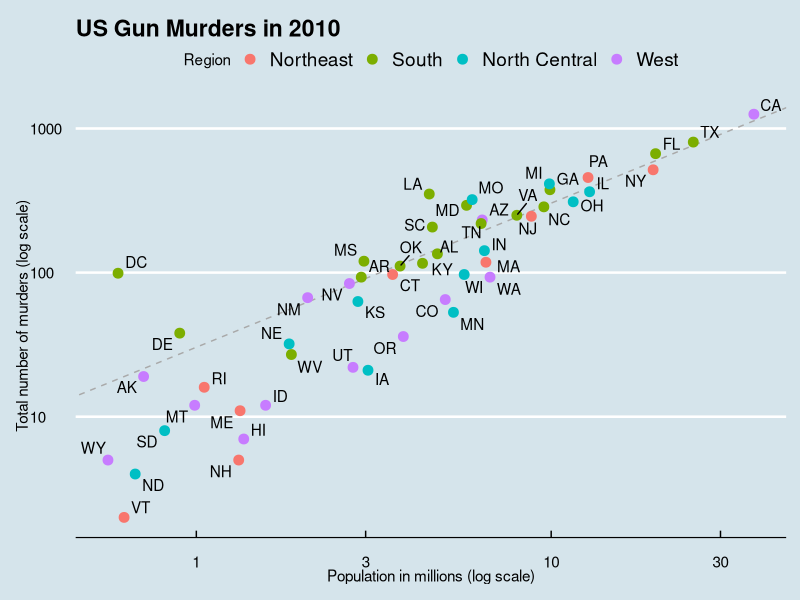

Generate this figure with R:
library(tidyverse)
library(ggthemes)
library(ggrepel)
library(dslabs)
data(murders)

# define the intercept
r <- murders %>%
  summarize(rate = sum(total) / sum(population) * 10^6) %>%
  .$rate

# make the plot, combining all elements
murders %>%
  ggplot(aes(population/10^6, total, label = abb)) +
  geom_abline(intercept = log10(r), lty = 2, color = "darkgrey") +
  geom_point(aes(col = region), size = 3) +
  geom_text_repel() +
  scale_x_log10() +
  scale_y_log10() +
  xlab("Population in millions (log scale)") +
  ylab("Total number of murders (log scale)") +
  ggtitle("US Gun Murders in 2010") +
  scale_color_discrete(name = "Region") +
  theme_economist()
